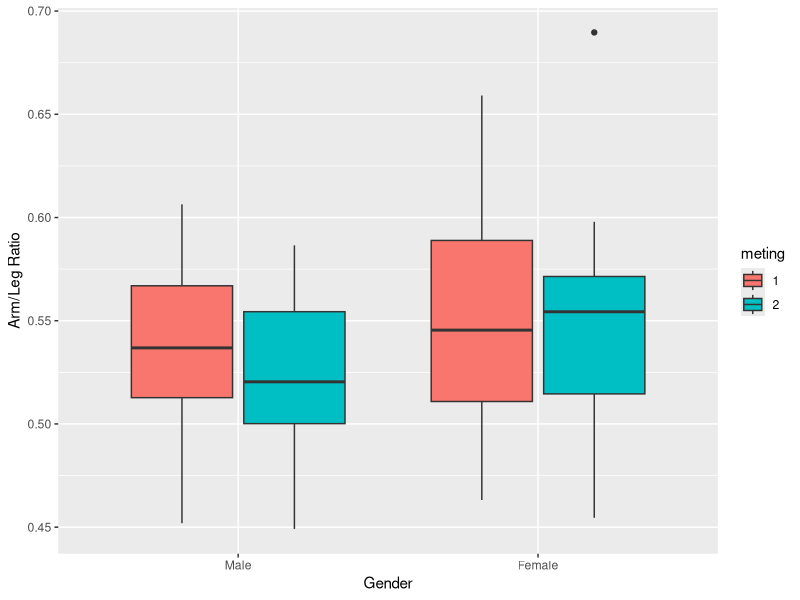
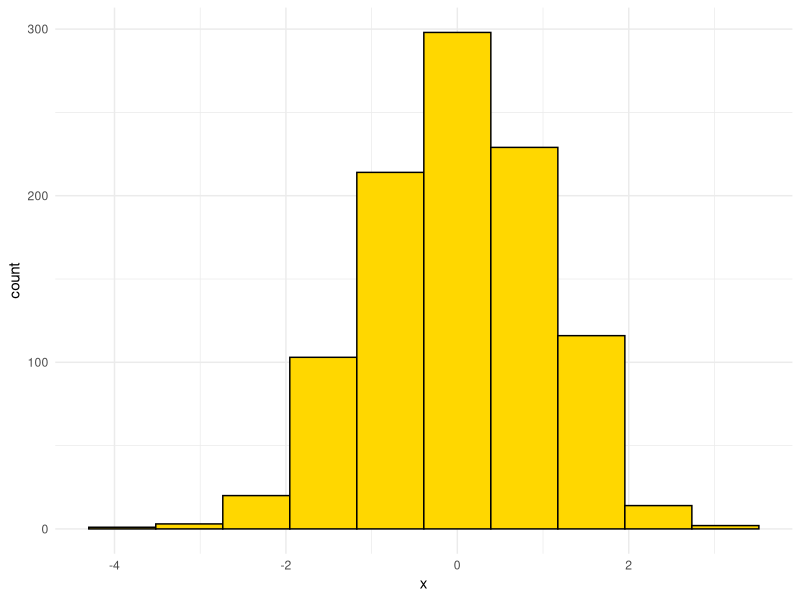
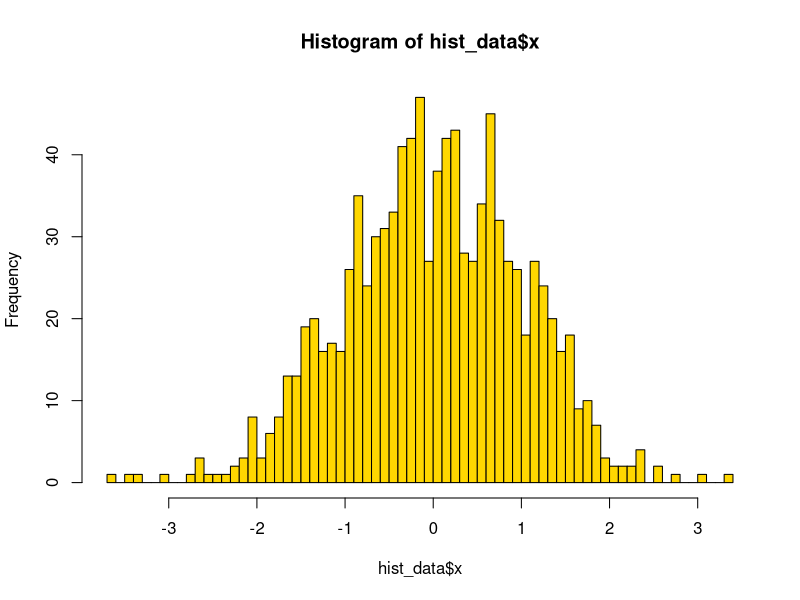

Generate these figures, in order, with R:
## ---- chunk 1
# DON'T TOUCH THIS
knitr::opts_chunk$set(echo = TRUE)
library(ggplot2)

## ---- chunk 2
library(ggplot2)
library(tidyverse)
library(tidyr)
gegevens <- read.csv("arm_en_beendata.csv")
gegevens$persoonnummer <- factor(gegevens$persoonnummer)
gegevens$gender <- factor(gegevens$gender, levels=c("m", "v"), labels = c("Male", "Female"))



data_long <- pivot_longer(gegevens,
                          cols = c(lengte_arm1, lengte_been1, gemeten_door1,
                          lengte_arm2, lengte_been2, gemeten_door2),
                          names_to = c(".value", "meting"),
                          names_pattern = "(.*)(1|2)"
  )

data_long$ratio <- data_long$lengte_arm/data_long$lengte_been

## ---- chunk 3
gender_split_data <- split(x = data_long,
      f = data_long$gender)

#apply a function to report means of both measurements
sapply(X = gender_split_data,
       FUN = function(x){
           c(arm_length = mean(x$lengte_arm),
             leg_length = mean(x$lengte_been),
             ratio = mean(x$ratio))
       })


ggplot(data_long, aes(x=gender, y=ratio, fill=meting))+
  geom_boxplot() +
  xlab("Gender") + 
  ylab("Arm/Leg Ratio")
## ---- chunk 4
hist_data <- data.frame(x = rnorm(n = 1000))
ggplot(data = hist_data,
       mapping = aes(x = x)) +
    geom_histogram(bins = 10, fill = "gold", colour = "black") +
    theme_minimal()

hist(hist_data$x,
     breaks = 100,
     col = "gold",
     border = "black")

help(hist)
## ---- chunk 5
shapiro.test(data_long$ratio)
## ---- chunk 6
female_ratios <- subset(data_long, 
                        subset = gender == "Female", 
                        select = ratio, 
                        drop = T) # drop = T forces ro a vector
male_ratios <- subset(data_long, 
                        subset = gender == "Male", 
                        select = ratio, 
                        drop = T)
t.test(female_ratios, male_ratios)
## ---- chunk 7
wilcox.test(female_ratios, male_ratios)
## ---- chunk 8
meter1_ratios <- subset(data_long, 
                        subset = meting == 2, 
                        select = ratio, 
                        drop = T) # drop = T forces ro a vector
meter2_ratios <- subset(data_long, 
                        subset = meting == 1, 
                        select = ratio, 
                        drop = T)
t.test(meter1_ratios, meter2_ratios)
## ---- chunk 9
female_arm <- subset(data_long, 
                        subset = gender == "Female", 
                        select = lengte_arm, 
                        drop = T) # drop = T forces ro a vector
male_arm <- subset(data_long, 
                        subset = gender == "Male", 
                        select = lengte_arm, 
                        drop = T)
t.test(female_arm, male_arm)

female_leg <- subset(data_long, 
                        subset = gender == "Female", 
                        select = lengte_been, 
                        drop = T) # drop = T forces ro a vector
male_leg <- subset(data_long, 
                        subset = gender == "Male", 
                        select = lengte_been, 
                        drop = T)
t.test(female_leg, male_leg)
